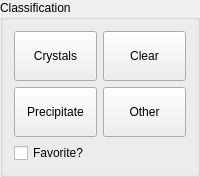
    <widget class="QGroupBox" name="groupBox_2">
     <property name="maximumSize">
      <size>
       <width>2000</width>
       <height>200</height>
      </size>
     </property>
     <property name="title">
      <string>Classification</string>
     </property>
     <layout class="QGridLayout" name="gridLayout_3">
      <item row="0" column="0">
       <widget class="QPushButton" name="pushButton">
        <property name="enabled">
         <bool>true</bool>
        </property>
        <property name="minimumSize">
         <size>
          <width>60</width>
          <height>50</height>
         </size>
        </property>
        <property name="toolTip">
         <string>&lt;html&gt;&lt;head/&gt;&lt;body&gt;&lt;p&gt;Classify the current image as crystal.&lt;/p&gt;&lt;p&gt;Shortcut: &lt;span style=&quot; font-weight:600;&quot;&gt;1&lt;/span&gt;&lt;/p&gt;&lt;/body&gt;&lt;/html&gt;</string>
        </property>
        <property name="text">
         <string>Crystals</string>
        </property>
        <property name="shortcut">
         <string>1</string>
        </property>
        <property name="autoDefault">
         <bool>false</bool>
        </property>
        <property name="default">
         <bool>false</bool>
        </property>
        <property name="flat">
         <bool>false</bool>
        </property>
       </widget>
      </item>
      <item row="0" column="1">
       <widget class="QPushButton" name="pushButton_2">
        <property name="minimumSize">
         <size>
          <width>60</width>
          <height>50</height>
         </size>
        </property>
        <property name="palette">
         <palette>
          <active>
           <colorrole role="WindowText">
            <brush brushstyle="SolidPattern">
             <color alpha="255">
              <red>0</red>
              <green>0</green>
              <blue>0</blue>
             </color>
            </brush>
           </colorrole>
           <colorrole role="Button">
            <brush brushstyle="SolidPattern">
             <color alpha="255">
              <red>238</red>
              <green>238</green>
              <blue>236</blue>
             </color>
            </brush>
           </colorrole>
           <colorrole role="Light">
            <brush brushstyle="SolidPattern">
             <color alpha="255">
              <red>255</red>
              <green>255</green>
              <blue>255</blue>
             </color>
            </brush>
           </colorrole>
           <colorrole role="Midlight">
            <brush brushstyle="SolidPattern">
             <color alpha="255">
              <red>246</red>
              <green>246</green>
              <blue>245</blue>
             </color>
            </brush>
           </colorrole>
           <colorrole role="Dark">
            <brush brushstyle="SolidPattern">
             <color alpha="255">
              <red>119</red>
              <green>119</green>
              <blue>118</blue>
             </color>
            </brush>
           </colorrole>
           <colorrole role="Mid">
            <brush brushstyle="SolidPattern">
             <color alpha="255">
              <red>159</red>
              <green>159</green>
              <blue>157</blue>
             </color>
            </brush>
           </colorrole>
           <colorrole role="Text">
            <brush brushstyle="SolidPattern">
             <color alpha="255">
              <red>0</red>
              <green>0</green>
              <blue>0</blue>
             </color>
            </brush>
           </colorrole>
           <colorrole role="BrightText">
            <brush brushstyle="SolidPattern">
             <color alpha="255">
              <red>255</red>
              <green>255</green>
              <blue>255</blue>
             </color>
            </brush>
           </colorrole>
           <colorrole role="ButtonText">
            <brush brushstyle="SolidPattern">
             <color alpha="255">
              <red>0</red>
              <green>0</green>
              <blue>0</blue>
             </color>
            </brush>
           </colorrole>
           <colorrole role="Base">
            <brush brushstyle="SolidPattern">
             <color alpha="255">
              <red>255</red>
              <green>255</green>
              <blue>255</blue>
             </color>
            </brush>
           </colorrole>
           <colorrole role="Window">
            <brush brushstyle="SolidPattern">
             <color alpha="255">
              <red>238</red>
              <green>238</green>
              <blue>236</blue>
             </color>
            </brush>
           </colorrole>
           <colorrole role="Shadow">
            <brush brushstyle="SolidPattern">
             <color alpha="255">
              <red>0</red>
              <green>0</green>
              <blue>0</blue>
             </color>
            </brush>
           </colorrole>
           <colorrole role="AlternateBase">
            <brush brushstyle="SolidPattern">
             <color alpha="255">
              <red>246</red>
              <green>246</green>
              <blue>245</blue>
             </color>
            </brush>
           </colorrole>
           <colorrole role="ToolTipBase">
            <brush brushstyle="SolidPattern">
             <color alpha="255">
              <red>255</red>
              <green>255</green>
              <blue>220</blue>
             </color>
            </brush>
           </colorrole>
           <colorrole role="ToolTipText">
            <brush brushstyle="SolidPattern">
             <color alpha="255">
              <red>0</red>
              <green>0</green>
              <blue>0</blue>
             </color>
            </brush>
           </colorrole>
           <colorrole role="PlaceholderText">
            <brush brushstyle="SolidPattern">
             <color alpha="128">
              <red>0</red>
              <green>0</green>
              <blue>0</blue>
             </color>
            </brush>
           </colorrole>
          </active>
          <inactive>
           <colorrole role="WindowText">
            <brush brushstyle="SolidPattern">
             <color alpha="255">
              <red>0</red>
              <green>0</green>
              <blue>0</blue>
             </color>
            </brush>
           </colorrole>
           <colorrole role="Button">
            <brush brushstyle="SolidPattern">
             <color alpha="255">
              <red>238</red>
              <green>238</green>
              <blue>236</blue>
             </color>
            </brush>
           </colorrole>
           <colorrole role="Light">
            <brush brushstyle="SolidPattern">
             <color alpha="255">
              <red>255</red>
              <green>255</green>
              <blue>255</blue>
             </color>
            </brush>
           </colorrole>
           <colorrole role="Midlight">
            <brush brushstyle="SolidPattern">
             <color alpha="255">
              <red>246</red>
              <green>246</green>
              <blue>245</blue>
             </color>
            </brush>
           </colorrole>
           <colorrole role="Dark">
            <brush brushstyle="SolidPattern">
             <color alpha="255">
              <red>119</red>
              <green>119</green>
              <blue>118</blue>
             </color>
            </brush>
           </colorrole>
           <colorrole role="Mid">
            <brush brushstyle="SolidPattern">
             <color alpha="255">
              <red>159</red>
              <green>159</green>
              <blue>157</blue>
             </color>
            </brush>
           </colorrole>
           <colorrole role="Text">
            <brush brushstyle="SolidPattern">
             <color alpha="255">
              <red>0</red>
              <green>0</green>
              <blue>0</blue>
             </color>
            </brush>
           </colorrole>
           <colorrole role="BrightText">
            <brush brushstyle="SolidPattern">
             <color alpha="255">
              <red>255</red>
              <green>255</green>
              <blue>255</blue>
             </color>
            </brush>
           </colorrole>
           <colorrole role="ButtonText">
            <brush brushstyle="SolidPattern">
             <color alpha="255">
              <red>0</red>
              <green>0</green>
              <blue>0</blue>
             </color>
            </brush>
           </colorrole>
           <colorrole role="Base">
            <brush brushstyle="SolidPattern">
             <color alpha="255">
              <red>255</red>
              <green>255</green>
              <blue>255</blue>
             </color>
            </brush>
           </colorrole>
           <colorrole role="Window">
            <brush brushstyle="SolidPattern">
             <color alpha="255">
              <red>238</red>
              <green>238</green>
              <blue>236</blue>
             </color>
            </brush>
           </colorrole>
           <colorrole role="Shadow">
            <brush brushstyle="SolidPattern">
             <color alpha="255">
              <red>0</red>
              <green>0</green>
              <blue>0</blue>
             </color>
            </brush>
           </colorrole>
           <colorrole role="AlternateBase">
            <brush brushstyle="SolidPattern">
             <color alpha="255">
              <red>246</red>
              <green>246</green>
              <blue>245</blue>
             </color>
            </brush>
           </colorrole>
           <colorrole role="ToolTipBase">
            <brush brushstyle="SolidPattern">
             <color alpha="255">
              <red>255</red>
              <green>255</green>
              <blue>220</blue>
             </color>
            </brush>
           </colorrole>
           <colorrole role="ToolTipText">
            <brush brushstyle="SolidPattern">
             <color alpha="255">
              <red>0</red>
              <green>0</green>
              <blue>0</blue>
             </color>
            </brush>
           </colorrole>
           <colorrole role="PlaceholderText">
            <brush brushstyle="SolidPattern">
             <color alpha="128">
              <red>0</red>
              <green>0</green>
              <blue>0</blue>
             </color>
            </brush>
           </colorrole>
          </inactive>
          <disabled>
           <colorrole role="WindowText">
            <brush brushstyle="SolidPattern">
             <color alpha="255">
              <red>119</red>
              <green>119</green>
              <blue>118</blue>
             </color>
            </brush>
           </colorrole>
           <colorrole role="Button">
            <brush brushstyle="SolidPattern">
             <color alpha="255">
              <red>238</red>
              <green>238</green>
              <blue>236</blue>
             </color>
            </brush>
           </colorrole>
           <colorrole role="Light">
            <brush brushstyle="SolidPattern">
             <color alpha="255">
              <red>255</red>
              <green>255</green>
              <blue>255</blue>
             </color>
            </brush>
           </colorrole>
           <colorrole role="Midlight">
            <brush brushstyle="SolidPattern">
             <color alpha="255">
              <red>246</red>
              <green>246</green>
              <blue>245</blue>
             </color>
            </brush>
           </colorrole>
           <colorrole role="Dark">
            <brush brushstyle="SolidPattern">
             <color alpha="255">
              <red>119</red>
              <green>119</green>
              <blue>118</blue>
             </color>
            </brush>
           </colorrole>
           <colorrole role="Mid">
            <brush brushstyle="SolidPattern">
             <color alpha="255">
              <red>159</red>
              <green>159</green>
              <blue>157</blue>
             </color>
            </brush>
           </colorrole>
           <colorrole role="Text">
            <brush brushstyle="SolidPattern">
             <color alpha="255">
              <red>119</red>
              <green>119</green>
              <blue>118</blue>
             </color>
            </brush>
           </colorrole>
           <colorrole role="BrightText">
            <brush brushstyle="SolidPattern">
             <color alpha="255">
              <red>255</red>
              <green>255</green>
              <blue>255</blue>
             </color>
            </brush>
           </colorrole>
           <colorrole role="ButtonText">
            <brush brushstyle="SolidPattern">
             <color alpha="255">
              <red>119</red>
              <green>119</green>
              <blue>118</blue>
             </color>
            </brush>
           </colorrole>
           <colorrole role="Base">
            <brush brushstyle="SolidPattern">
             <color alpha="255">
              <red>238</red>
              <green>238</green>
              <blue>236</blue>
             </color>
            </brush>
           </colorrole>
           <colorrole role="Window">
            <brush brushstyle="SolidPattern">
             <color alpha="255">
              <red>238</red>
              <green>238</green>
              <blue>236</blue>
             </color>
            </brush>
           </colorrole>
           <colorrole role="Shadow">
            <brush brushstyle="SolidPattern">
             <color alpha="255">
              <red>0</red>
              <green>0</green>
              <blue>0</blue>
             </color>
            </brush>
           </colorrole>
           <colorrole role="AlternateBase">
            <brush brushstyle="SolidPattern">
             <color alpha="255">
              <red>238</red>
              <green>238</green>
              <blue>236</blue>
             </color>
            </brush>
           </colorrole>
           <colorrole role="ToolTipBase">
            <brush brushstyle="SolidPattern">
             <color alpha="255">
              <red>255</red>
              <green>255</green>
              <blue>220</blue>
             </color>
            </brush>
           </colorrole>
           <colorrole role="ToolTipText">
            <brush brushstyle="SolidPattern">
             <color alpha="255">
              <red>0</red>
              <green>0</green>
              <blue>0</blue>
             </color>
            </brush>
           </colorrole>
           <colorrole role="PlaceholderText">
            <brush brushstyle="SolidPattern">
             <color alpha="128">
              <red>0</red>
              <green>0</green>
              <blue>0</blue>
             </color>
            </brush>
           </colorrole>
          </disabled>
         </palette>
        </property>
        <property name="toolTip">
         <string>&lt;html&gt;&lt;head/&gt;&lt;body&gt;&lt;p&gt;Classify current image as precipitate.&lt;/p&gt;&lt;p&gt;Shortcut: &lt;span style=&quot; font-weight:600;&quot;&gt;2&lt;/span&gt;&lt;/p&gt;&lt;/body&gt;&lt;/html&gt;</string>
        </property>
        <property name="text">
         <string>Clear</string>
        </property>
        <property name="shortcut">
         <string>2</string>
        </property>
       </widget>
      </item>
      <item row="1" column="0">
       <widget class="QPushButton" name="pushButton_5">
        <property name="minimumSize">
         <size>
          <width>60</width>
          <height>50</height>
         </size>
        </property>
        <property name="toolTip">
         <string>&lt;html&gt;&lt;head/&gt;&lt;body&gt;&lt;p&gt;Classify current image as clear.&lt;/p&gt;&lt;p&gt;Shortcut: &lt;span style=&quot; font-weight:600;&quot;&gt;3&lt;/span&gt;&lt;/p&gt;&lt;/body&gt;&lt;/html&gt;</string>
        </property>
        <property name="text">
         <string>Precipitate</string>
        </property>
        <property name="shortcut">
         <string>3</string>
        </property>
       </widget>
      </item>
      <item row="1" column="1">
       <widget class="QPushButton" name="pushButton_3">
        <property name="minimumSize">
         <size>
          <width>60</width>
          <height>50</height>
         </size>
        </property>
        <property name="toolTip">
         <string>&lt;html&gt;&lt;head/&gt;&lt;body&gt;&lt;p&gt;Classify current image as other.&lt;/p&gt;&lt;p&gt;Shortcut: &lt;span style=&quot; font-weight:600;&quot;&gt;4&lt;/span&gt;&lt;/p&gt;&lt;/body&gt;&lt;/html&gt;</string>
        </property>
        <property name="text">
         <string>Other</string>
        </property>
        <property name="shortcut">
         <string>4</string>
        </property>
       </widget>
      </item>
      <item row="2" column="0" colspan="2">
       <widget class="QCheckBox" name="checkBox_7">
        <property name="toolTip">
         <string>Mark current image as favorite.</string>
        </property>
        <property name="text">
         <string>Favorite?</string>
        </property>
        <property name="shortcut">
         <string>F</string>
        </property>
       </widget>
      </item>
     </layout>
    </widget>
